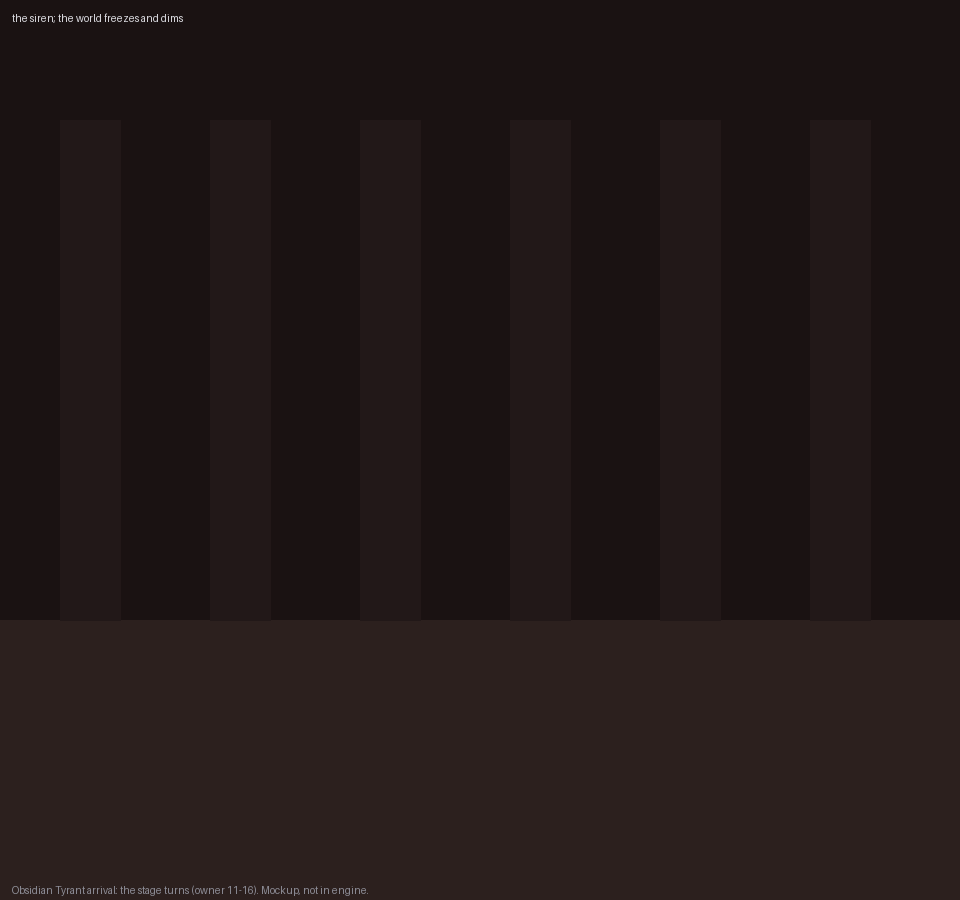
#> input picture design/mockups/big_boss_tyrant/tyrant_arrival_real.gif, 960 x 900 px, given in place of f00057.ppm, which was not available; the run also reads 1 picture not shown here
$ python make.py
#> lines starting #> are read from the running program, lines starting #| are printed output that depends on the picture; after the words box and inside, x2 and y2 are one past the last pixel; in counts of white or black regions, pixels touching at a corner belong together
# World words mockup (owner 2026-11-17, "Mock it up"): RSQ VisualRewards' REVENGE! and REVIVE! and Gun Bonsai VR's LEVEL UP!
# as floating signs in the 3D world instead of on the HUD. MOCKUP ONLY, no mod code.
#   REVENGE!  floats over the monster that downed you (who to go after)
#   REVIVE!   rises from the floor where you get back up (an arcade continue)
#   LEVEL UP! on the gun in your hand, at the muzzle
# Each word is a flat sign that always faces the player and keeps the same apparent size at any distance: its place follows
# the 3D anchor in perspective, its size on screen does not change. The motion is the SOTN entrance of
# VisualRewards/pk3/zscript/rsqvr/words.zs (design/mockups/word_motion/): tics 0-3 the smear (width x (1 + 0.3k), slant 0.45k,
# k = 1 - tic/4, drawn as the four slices of tools/gen_word_slices.py), the snap at tic 4, the flash between the two looks
# every 4 tics up to tic 28 (the light look first), the drift up 1.4 letter heights (1 - exp(-tic/10)), a 35-tic life, a
# 10-tic fade. Letters: the Word Font's default, Score Small (VisualRewards/pk3/graphics/rsqvrwf/QWSWnnn.png), painted in
# the SOTN two-tone look as words.zs TransSotn does. REVENGE magenta and REVIVE cyan are the families the game already uses
# for them (damnums/events.zs REVENGE_COL 8, REVIVE_COL 13); LEVEL UP is the series' arcade gold.
# Backgrounds: real in-engine frames of MAP01 on the rig (QuestZDoom 17.3, the owner's full load order, boss_full.sh with
# P=/home/claude/rig/work/gate_rel5, BD22_VR-Reloaded_2.0.5a, RES=720, sv_cheats 1, rsqtr_eye_m 1.6), run ww_b: a test-only
# probe (rig/work/world_words/probe.pk3, not shipped) put an imp 320 and then 640 units in front of the player, frozen.
import os, math, numpy as np
from PIL import Image, ImageDraw, ImageFont
from scipy import ndimage
HERE = os.path.dirname(os.path.abspath(__file__))
REPO = os.path.abspath(os.path.join(HERE, '..', '..', '..'))
if not os.path.isdir(os.path.join(REPO, 'VisualRewards')): REPO = '/home/claude/rsq_ubqseries'
GLYPHS = os.path.join(REPO, 'VisualRewards/pk3/graphics/rsqvrwf')
RUN = os.environ.get('WW_RUN', '/home/claude/rig/work/runs/ww_b/frames')
OUT = os.environ.get('WW_OUT', '/mnt/user-data/outputs/world_words')
def frame(i): return Image.open(os.path.join(RUN, 'f%05d.ppm' % ((i + 1) * 3))).convert('RGB')   # dump every 3 frames
#> called with i = 18
#> returned value is the input picture: PIL image 960x900 RGB; mean R, G, B 33.5, 23.8, 23.2
BG_EMPTY, BG_NEAR, BG_FAR = frame(18), frame(22), frame(27)

# ---- the letters (Score Small: 28-pixel cells, 4 texture pixels a font pixel, outline grey 49) ----
K = 4; CELL = 28; SPACE = 4 * K
SLICE = [0, 8, 12, 20, 28]                  # words.zs SliceB for a 7-row font: slices 1-2 the top half, 3-4 the bottom
def glyph(c): return np.array(Image.open(os.path.join(GLYPHS, 'QWSW%03d.png' % ord(c))).convert('RGBA'))
def lighter(c): return tuple((v + 255) // 2 for v in c)
def paint(g, top, bot):
    # words.zs TransSotn: grey <= 75 -> the dark box (8, 8, 10); else colour x (0.55 + 0.45 l/255) x 1.15; top half / bottom half
    l = g[..., 0].astype(float); o = np.zeros(g.shape, np.uint8)
    for y in range(g.shape[0]):
        col = np.array(top if y < SLICE[2] else bot, float)
        k = (0.55 + 0.45 * l[y] / 255.0) * 1.15
        rgb = np.clip(col[None, :] * k[:, None], 0, 255)
        dark = l[y] <= 75
        rgb[dark] = (8, 8, 10)
        o[y, :, :3] = rgb; o[y, :, 3] = np.where(g[y, :, 3] > 0, 255, 0)
    return o
def word_image(text, top, bot, et):
    """the word at entrance tic et, in texture pixels (smear: four slices per letter, stretched and slanted)"""
    k = max(0.0, 1 - et / 4.0)
    light = 4 <= et < 28 and ((et - 4) // 4) % 2 == 0
    if light: top, bot = lighter(top), lighter(bot)
    sxk, shear = 1 + 0.3 * k, 0.45 * k
    gl = [None if c == ' ' else paint(glyph(c), top, bot) for c in text]
    width = sum(SPACE if g is None else g.shape[1] for g in gl)
    W = int(width * sxk + shear * CELL + 8); out = Image.new('RGBA', (W, CELL), (0, 0, 0, 0))
    cx = -width / 2.0
    for g in gl:
        if g is None: cx += SPACE; continue
        gw = g.shape[1]; ox = (cx + gw / 2.0) * sxk
        for j in range(4):
            y0, y1 = SLICE[j], SLICE[j + 1]
            s = Image.fromarray(g[y0:y1])
            if k > 0: s = s.resize((max(1, round(gw * sxk)), y1 - y0), Image.NEAREST)
            mid = (y0 + y1) / 2.0
            x = W / 2.0 + ox + shear * (CELL / 2.0 - mid) - s.width / 2.0
            out.alpha_composite(s, (int(round(x)), y0))
        cx += gw
    return out
S = 1.25                                    # texture pixel -> screen pixel: capitals 30 px, about 3.7 degrees in this view
CAP = 24 * S
def sign(text, top, bot, t):
    im = word_image(text, top, bot, t)
    im = im.resize((round(im.width * S), round(im.height * S)), Image.NEAREST)
    a = 1.0 if t <= 35 else max(0.0, 1 - (t - 35) / 10.0)
    if a < 1: im.putalpha(im.split()[3].point(lambda v: int(v * a)))
    return im
MAGENTA = ((230, 40, 220), (255, 170, 245))   # REVENGE_COL family 8
CYAN = ((20, 200, 230), (150, 250, 255))      # REVIVE_COL family 13
GOLD = ((240, 150, 20), (255, 236, 120))      # arcade gold (LEVEL UP)

# ---- the view (from the frames: the imp's feet at 320 and 640 units, eye 44 over the floor, pitch 0) ----
F, CX, CY = 456.0, 362.0, 350.0
def project(fwd, side, dz): return CX + F * side / fwd, CY - F * dz / fwd      # dz: height over the eye
# the rifle and the hands: anything behind the muzzle is hidden by them (REVIVE stands 72 units out)
a = np.array(BG_EMPTY).astype(int); mx, mn = a.max(2), a.min(2)
#> after `mx, mn = (a.max(2), a.min(2))`:
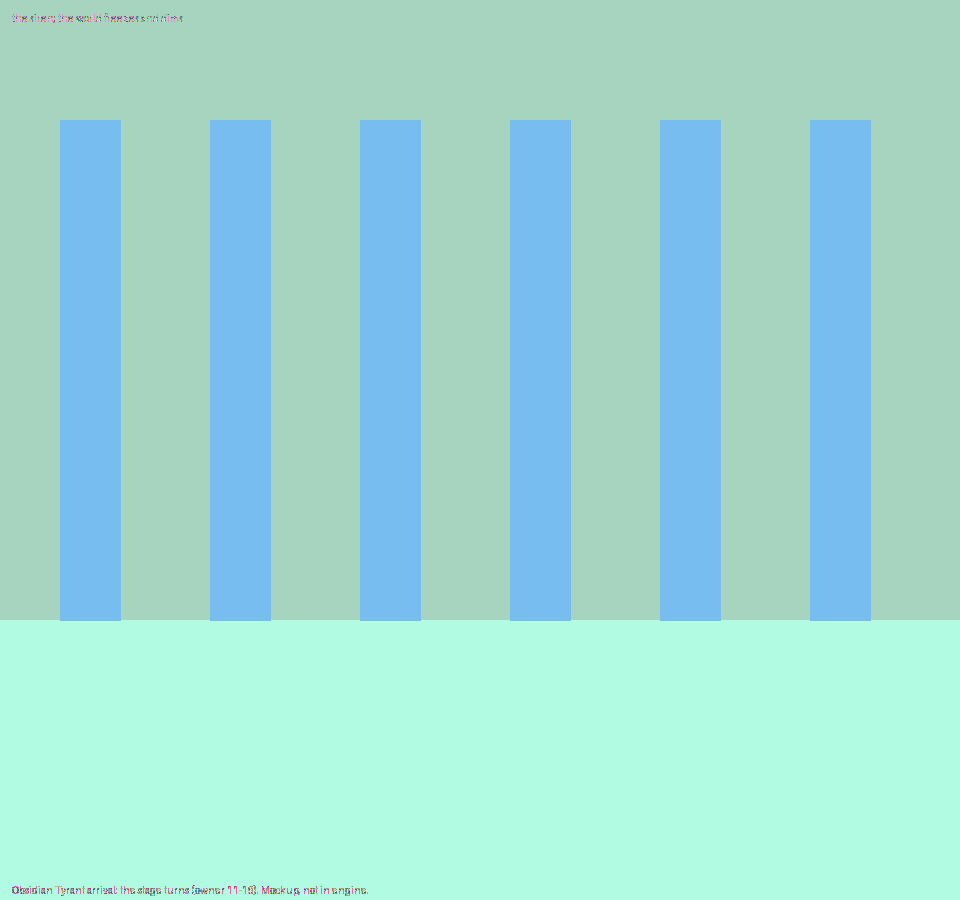
#> mx: shape (900, 960) int64; 110 distinct labels, from 26 to 222; one colour per label, 0 black
#> after `mx, mn = (a.max(2), a.min(2))`:
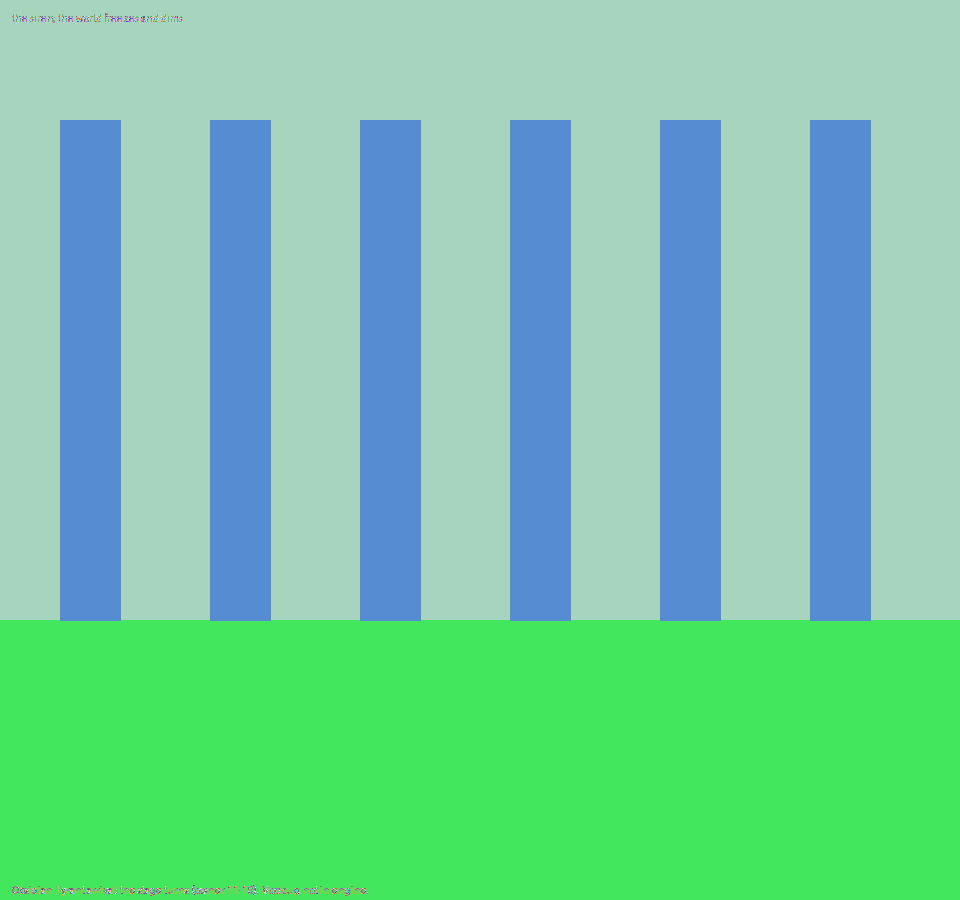
#> mn: shape (900, 960) int64; 120 distinct labels, from 18 to 217; one colour per label, 0 black
gm = ((mx - mn < 22) & (mx > 14)) | ((a[..., 2] > a[..., 0] * 0.9) & (a[..., 2] > a[..., 1] + 30) & (mx > 60))
#> gm: shape (900, 960) bool; every value is 1
gm[:405] = False; gm = ndimage.binary_closing(gm, iterations=2); lab, _ = ndimage.label(gm)
#> after `gm[:405] = False`:
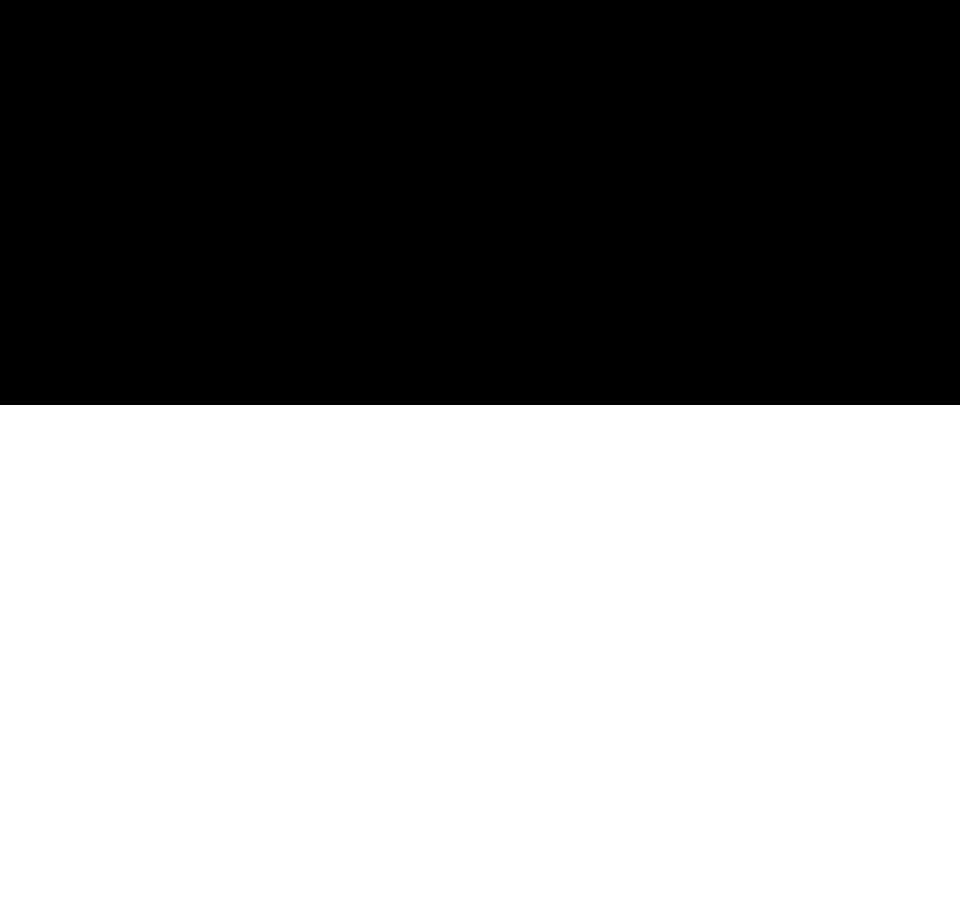
#> gm: shape (900, 960) bool; 55% white; 1 black region, box (x1, y1, x2, y2) and area: (0, 0, 960, 405) 388800
#> after `gm = ndimage.binary_closing(gm, iterations=2)`:
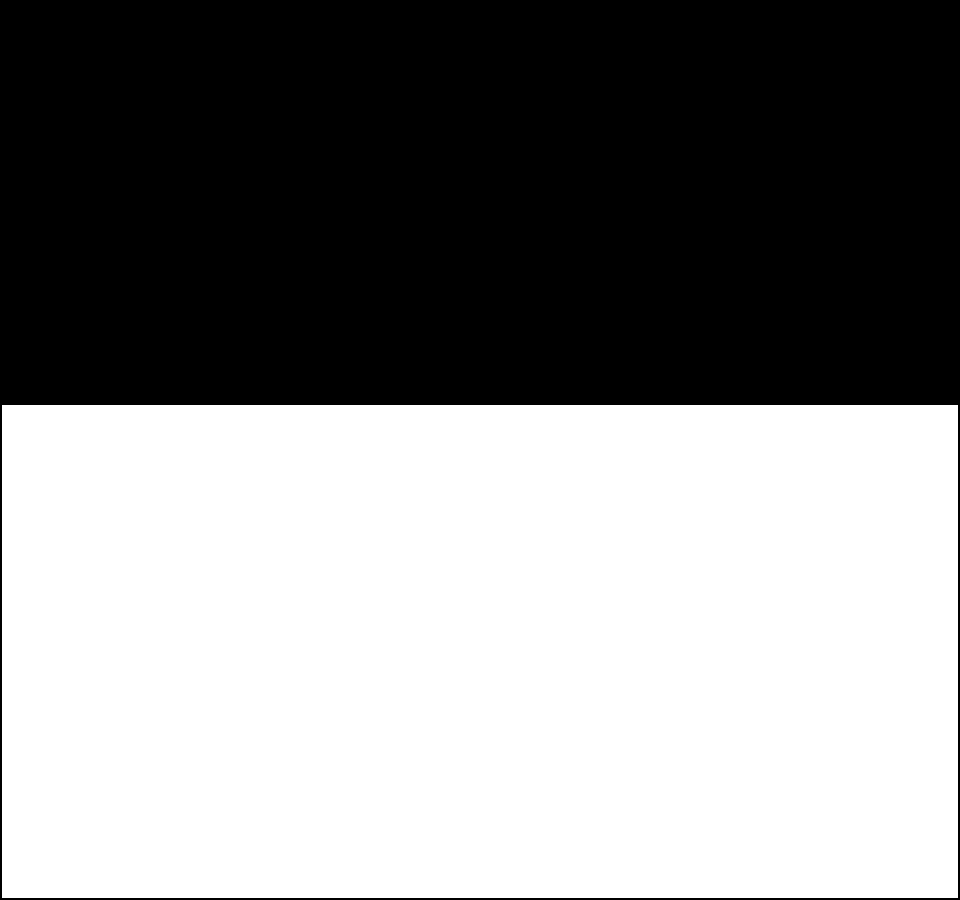
#> gm: shape (900, 960) bool; 54.5% white; 1 black region, box (x1, y1, x2, y2) and area: (0, 0, 960, 900) 392692
GUN = ndimage.binary_fill_holes(np.isin(lab, [lab[y, x] for x, y in ((600, 600), (470, 470), (650, 690)) if lab[y, x]]))
GUNM = Image.fromarray((GUN * 255).astype(np.uint8))
MUZZLE = (435, 423)                          # the rifle's muzzle tip in this frame (the laser starts there)

def put(canvas, im, cx, cy, behind_gun=False):
    x, y = int(round(cx - im.width / 2)), int(round(cy - im.height / 2))
    if not behind_gun: canvas.alpha_composite(im, (x, y)); return
    layer = Image.new('RGBA', canvas.size, (0, 0, 0, 0)); layer.alpha_composite(im, (x, y))
    al = np.array(layer.split()[3]); al[GUN] = 0; layer.putalpha(Image.fromarray(al)); canvas.alpha_composite(layer)

PRE, LIFE, POST = 10, 45, 14
def rise(t): return 1.4 * CAP * (1 - math.exp(-t / 10.0))
SCENES = [
    ('REVENGE!', MAGENTA, BG_NEAR, 'REVENGE!  over the monster that got you', 'who to go after   (imp 320 units away)',
     lambda t: (363, 394 - 10 * F / 320 - CAP / 2 - rise(t), False)),          # 10 units over its head (words.zs)
    ('REVENGE!', MAGENTA, BG_FAR, 'REVENGE!  the same, further off', 'same size on screen at any distance   (imp 640 units away)',
     lambda t: (364.5, 334 - 10 * F / 640 - CAP / 2 - rise(t), False)),
    ('REVIVE!', CYAN, BG_EMPTY, 'REVIVE!  rises from where you get back up', 'like an arcade continue   (from the floor, 72 units ahead)',
     lambda t: (*project(72, -12, -44 + 38 * (1 - math.exp(-t / 9.0)))[:1], project(72, -12, -44 + 38 * (1 - math.exp(-t / 9.0)))[1] - CAP / 2, True)),
    ('LEVEL UP!', GOLD, BG_EMPTY, 'LEVEL UP!  on the gun in your hand', 'Gun Bonsai VR: at the muzzle of the gun that levelled',
     lambda t: (MUZZLE[0], MUZZLE[1] - 6 - CAP / 2 - rise(t), False)),
]
try:
    FB = ImageFont.truetype('/usr/share/fonts/truetype/dejavu/DejaVuSans-Bold.ttf', 19)
    FS = ImageFont.truetype('/usr/share/fonts/truetype/dejavu/DejaVuSans.ttf', 14)
except OSError: FB = FS = ImageFont.load_default()
TOPB, BOTB = 62, 30
def compose(si, t):
#> called with si = 0, t = 0
    text, (top, bot), bg, cap1, cap2, where = SCENES[si]
#> text = 'REVENGE!'; top = (230, 40, 220); bot = (255, 170, 245); cap1 = 'REVENGE!  over the monster that got you'; cap2 = 'who to go after   (imp 320 units away)'
    W, H = bg.size
#> W = 960; H = 900
    c = Image.new('RGBA', (W, H + TOPB + BOTB), (16, 15, 20, 255)); c.paste(bg, (0, TOPB))
#> after `c = Image.new('RGBA', (W, H + TOPB + BOTB), (16, 15, 20, 255))`:
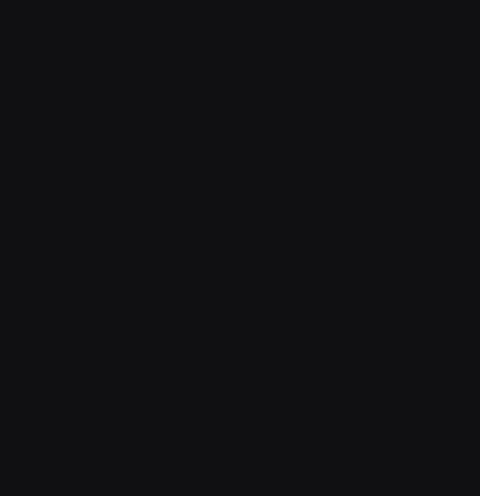
#> c: PIL image 960x992 RGBA (shown at 1/2 size); mean R, G, B, A 16, 15, 20, 255
#> after `c.paste(bg, (0, TOPB))`:
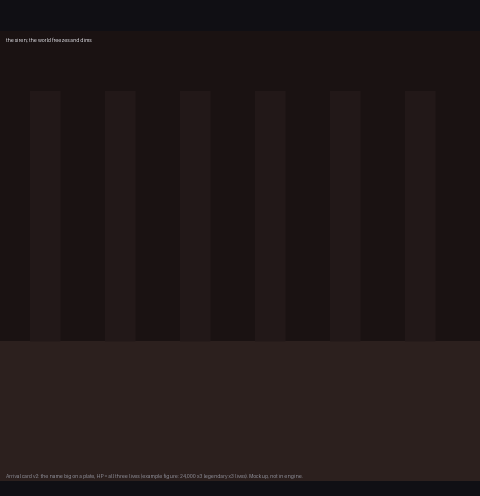
#> c: PIL image 960x992 RGBA (shown at 1/2 size); mean R, G, B, A 31.9, 23, 23, 255
    v = Image.new('RGBA', bg.size, (0, 0, 0, 0)); v.paste(bg, (0, 0))
#> after `v = Image.new('RGBA', bg.size, (0, 0, 0, 0))`: v: PIL image 960x900 RGBA; every value is 0
    wt = t - PRE
    if 0 <= wt < LIFE:
        x, y, behind = where(wt)
        put(v, sign(text, top, bot, wt), x, y, behind)
    c.paste(v, (0, TOPB))
    d = ImageDraw.Draw(c)
    d.text((12, 8), cap1, font=FB, fill=(255, 255, 255)); d.text((12, 36), cap2, font=FS, fill=(190, 190, 205))
    d.text((W - 12, 10), '%d / %d' % (si + 1, len(SCENES)), font=FS, fill=(150, 150, 165), anchor='ra')
    d.text((W - 12, 33), 'Mockup, not in engine', font=FB, fill=(255, 210, 90), anchor='ra')
    d.text((12, H + TOPB + 7), 'Background: real in-engine frame, MAP01 on the rig. The word is drawn on top: not in engine.', font=FS, fill=(140, 140, 155))
    return c.convert('RGB')
#> returned value: PIL image 960x992 RGB

os.makedirs(OUT, exist_ok=True)
frames = [compose(si, t) for si in range(len(SCENES)) for t in range(PRE + LIFE + POST)]
#> (the run stopped early here; a loop or call above may not have finished)
